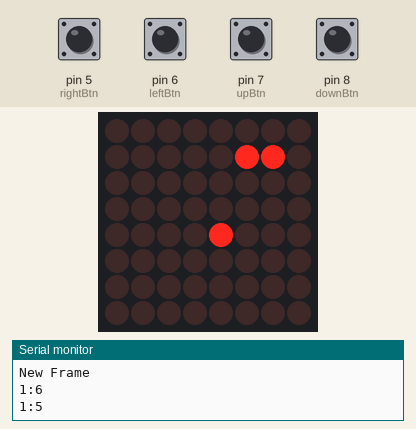
Simulated run of this sketch. Board: Arduino Uno, built with avr-gcc and run on an emulated ATmega328P. Parts: 8×8 LED matrix, the last lines printed to the serial monitor. Inputs (shaded band) come from the test bench; at power-on: pin 5 (rightBtn), pin 6 (leftBtn), pin 7 (upBtn), pin 8 (downBtn) HIGH. Random numbers use the default seed unless the sketch sets one.

Above: at 1.2 s.
1.3 s: pin 5 (rightBtn) pulled LOW for 0.15 s
At 1.51 s:
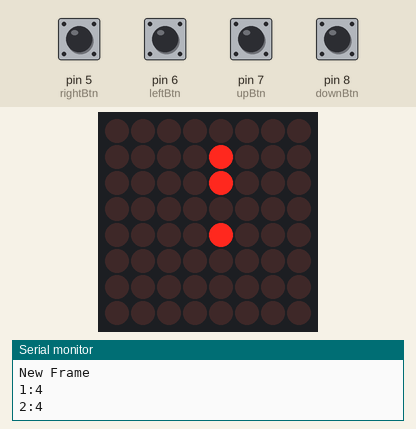
2.0 s: pin 7 (upBtn) pulled LOW for 0.15 s
At 2.11 s:
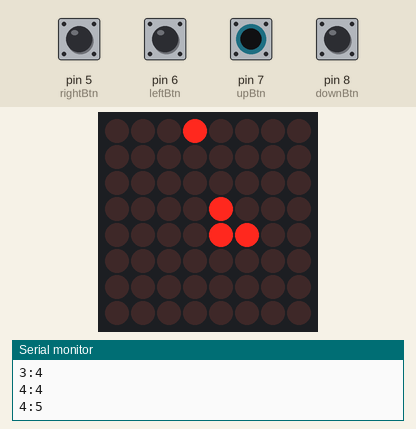
2.7 s: pin 6 (leftBtn) pulled LOW for 0.15 s
At 2.91 s:
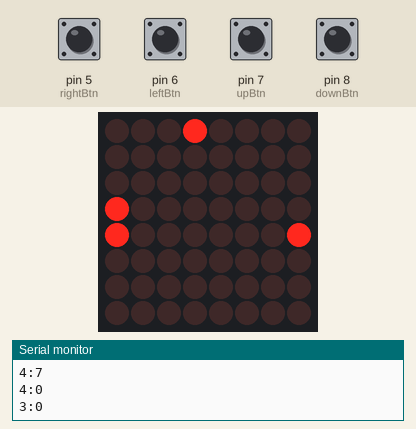
3.4 s: pin 8 (downBtn) pulled LOW for 0.15 s
At 3.52 s:
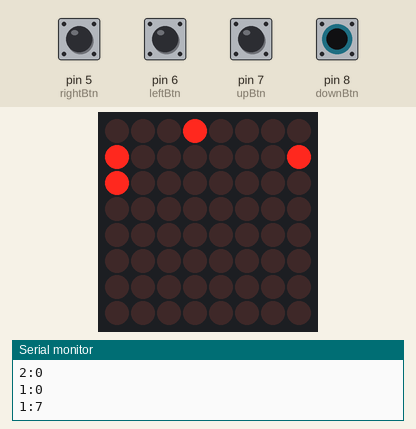
4.1 s: pin 5 (rightBtn) pulled LOW for 1 s
At 4.32 s:
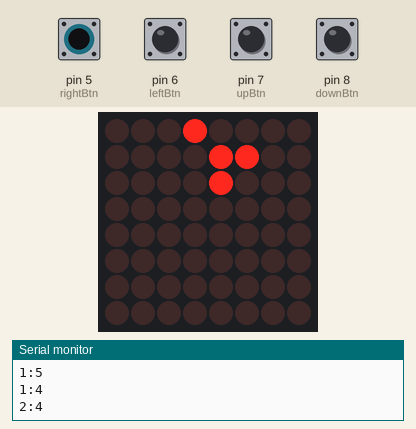
5.7 s: pin 7 (upBtn) pulled LOW for 1 s
At 5.93 s:
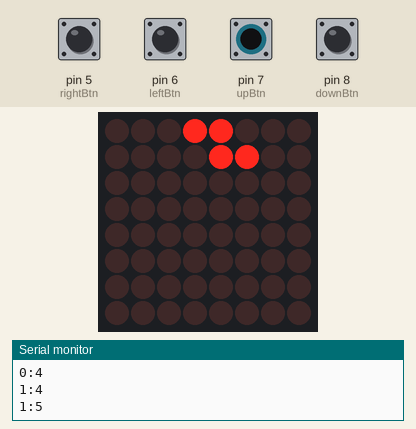
Timing chart, 0 to 8.3 s (numbered marks = the images above; inputs shaded):
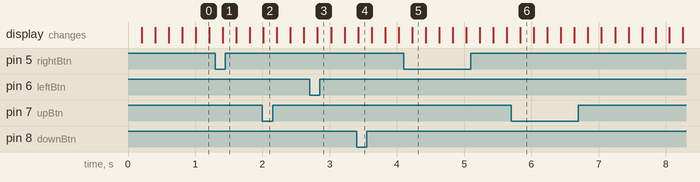

The sketch:

Snake2.ino
```cpp
#include "LedControl.h"
#define clk 13
#define cs 10
#define mosi 11
#define downBtn 8
#define upBtn 7
#define leftBtn 6
#define rightBtn 5
#define RATE 200

void(* resetFunc) (void) = 0;

LedControl disp = LedControl(11,13,10,1);

class coords {
  uint8_t x;
  uint8_t y;
  public:
  coords() : x(0), y(0) {}
  coords(uint8_t x1, uint8_t y1) : x(x1), y(y1) {}
  uint8_t getx() {return x;}
  uint8_t gety() {return y;}
  void setx(uint8_t x1) {x = x1;}
  void sety(uint8_t y1) {y = y1;}
  bool equals(coords right) {
    if(x == right.getx() && y == right.gety()) return true;
    return false;
  }
};

class node {
  public:
  coords value;
  node *next;
  node() : value(0,0) {
    next = NULL;
  }
  node(uint8_t x, uint8_t y) : value(x,y) {
    next = NULL;
  }
};

class Snake {
  node *head;
  node *tail;
  public:
  Snake(coords h, coords t) {
    head = new node(h.getx(), h.gety());
    tail = new node(t.getx(), t.gety());
    tail->next = head;
  }

  void addNode(coords loc) {
    node *temp = new node(loc.getx(), loc.gety());
    head->next = temp;
    head = temp;
  }

  void deleteTail() {
    node *temp = tail;
    tail = tail->next;
    delete temp;
  }

  coords get_new_location(int direction) {
    coords newloc;
    switch(direction) {
      case 0:
        newloc = coords((head->value.getx())?head->value.getx()-1:7, head->value.gety());
        break;
      case 1:
        newloc = coords(head->value.getx(), (head->value.gety()+1)%8);
        break;
      case 2:
        newloc = coords(((head->value.getx()+1)%8), head->value.gety());
        break;
      case 3:
        newloc = coords(head->value.getx(), (head->value.gety())?head->value.gety()-1:7);
        break;
    }
    return newloc;
  }

  void move(coords newloc, bool grow) {
    addNode(newloc);
    if(!grow)
      deleteTail();
  }

  bool is_snake_node(coords query) {
    node *ptr = tail;
    while(ptr!=NULL) {
      if(ptr->value.equals(query))
        return true;
      ptr = ptr->next;
    }
    return false;
  }

  void render() {
    disp.clearDisplay(0);
    Serial.println("New Frame");
    node *ptr = tail;
    while(ptr!=NULL) {
      coords coord = ptr->value;
      disp.setLed(0,coord.getx(),coord.gety(), true);
      Serial.print(coord.getx());
      Serial.print(":");
      Serial.println(coord.gety());
      ptr = ptr->next;
    }
  }

  void kill() {
    uint8_t i = 0;
    Serial.println("Killed Snake");
    while(i!=4) {
      delay(500);
      disp.clearDisplay(0);
      delay(500);
      render();
      i++;
    }
  }
};

class Food {
  coords location;
  public:
  Food(uint8_t x, uint8_t y) : location(x,y) {}
  coords get_location() {
    return location;
  }
  void set_new_location() {
    uint8_t x = random(0,8);
    uint8_t y = random(0,8);
    location.setx(x);
    location.sety(y);
  }
  void render() {
    disp.setLed(0, location.getx(), location.gety(), true);
  }
};

coords spawn1(1,2);
coords spawn2(1,3);
Snake snake(spawn1, spawn2);
Food food(4,4);
unsigned long currentMillis;
unsigned long prevMillis = 0;
int direction=3;

void setup() {
  Serial.begin(9600);
  pinMode(upBtn,INPUT_PULLUP);
  pinMode(downBtn,INPUT_PULLUP);
  pinMode(leftBtn,INPUT_PULLUP);
  pinMode(rightBtn,INPUT_PULLUP);
  disp.shutdown(0,false);
  disp.setIntensity(0,1);
  randomSeed(analogRead(A0));
}

void loop() {
  currentMillis = millis();
  if(!digitalRead(upBtn) && direction!=3) direction = 1;
  if(!digitalRead(downBtn) && direction != 1) direction = 3;
  if(!digitalRead(rightBtn) && direction != 0) direction = 2;
  if(!digitalRead(leftBtn) && direction != 2) direction = 0;
  if(currentMillis - prevMillis > RATE) {
    prevMillis = currentMillis;
    coords newcoords = snake.get_new_location(direction);
    if(snake.is_snake_node(newcoords)) {
      snake.kill();
      resetFunc();
    }
    if(newcoords.equals(food.get_location())) {
      snake.move(newcoords, true);
      food.set_new_location();
    } else {
      snake.move(newcoords, false);
    }
    snake.render();
    food.render();
  }
}
```
